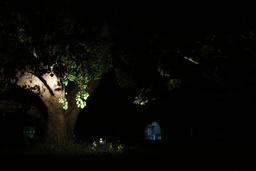
#> input picture data/image/7.jpg, 256 x 171 px, shrunk from 6000 x 4000 before the run; its folder holds only this picture in this run
$ python vfx_hw1.py
#> lines starting #> are read from the running program, lines starting #| are printed output that depends on the picture
### code/align.py
import glob
import cv2
import numpy as np
import vfx_hw1
import os

def RGBtoGray(img_rgb):
    img_gray = 0.0742*img_rgb[:, :, 0]+0.7149*img_rgb[:, :, 1]+0.2109*img_rgb[:, :, 2]
    return img_gray

# [72 lines left out: functions GraytoBinary, ExclusionBitmap, BitmapShift, GetExpShift, not called in this run]


def AlignImages(img_list):
    # [10 lines of commented-out code are left out]

    img_color_list = img_list
    img_gray_list = [RGBtoGray(curr_img) for curr_img in img_list]
    # [4 lines of commented-out code are left out]

    if len(img_color_list) <= 1:
        return img_color_list

    shift_ret = [0, 0]
    img_shifted_list = []
    img_shifted_list.append(img_color_list[0])
    # cv2.imwrite("Images/8_aligned/shifted_" + file_path_list[0].split("/")[2].split("\\")[1], img_color_list[0])
    for i in range(1, len(img_color_list)):
        shift_ret[0], shift_ret[1] = GetExpShift(img_gray_list[0], img_gray_list[i], 4)
        translation_matrix = np.float32([[1, 0, shift_ret[0]], [0, 1, shift_ret[1]]])
        shifted_img = cv2.warpAffine(img_color_list[i], translation_matrix, (img_color_list[i].shape[1], img_color_list[i].shape[0]))
        img_shifted_list.append(shifted_img.astype(np.uint8))
        # cv2.imwrite(str(img_list[i]), shifted_img)
        cv2.imwrite('align/img%02d.jpg' % i,shifted_img)

    return img_shifted_list

# my_list = AlignImages("Images/8/")
# img_list = AlignImages(img_list)

### code/HDR_alg.py
import numpy as np
class Robertson():
    # [43 lines left out: functions __init__, getE, getG, solve, not called in this run]

class Debvec():
    def __init__(self,Zij,B,Weight,N,P):
        self.A = np.zeros((N*P+254+1,256+P,3),dtype=np.float64)
        self.b = np.zeros(( self.A.shape[0],1,3),dtype=np.float64)
        self.x = np.zeros((256+P,3),dtype=np.float64)
        self.B = B
        self.Weight = Weight
        self.Zij = Zij
    def solve_svd(self,A,b):
        # print("solve")
        inv_A = np.linalg.pinv(A)
        x = np.dot(inv_A, b)
        return x.astype(np.float32)

    def solve(self):
        l=0
        for i in range(self.Zij.shape[0]):
            for j in range(self.Zij.shape[1]):
                for k in range(self.Zij.shape[2]):
                    Wij = self.Weight[self.Zij[i,j,k]]
                    self.A[l,self.Zij[i,j,k],k] = Wij
                    self.A[l,256+i,k] = -Wij
                    self.b[l,0,k] = Wij*self.B[j]
                l += 1

        self.A[l,127,:] = 1
        l += 1
        for i in range(0,254):
            self.A[l,i,:] = self.Weight[i+1]
            self.A[l,i+1,:] = -2*self.Weight[i+1]
            self.A[l,i+2,:] = self.Weight[i+1]
            l += 1
        self.x[:,0] = self.solve_svd( self.A[:,:,0],self.b[:,:,0]).squeeze()
        self.x[:,1] = self.solve_svd( self.A[:,:,1],self.b[:,:,1]).squeeze()
        self.x[:,2] = self.solve_svd( self.A[:,:,2],self.b[:,:,2]).squeeze()
        g = self.x[:256,:]
        return g

### code/vfx_hw1.py
import numpy as np
import cv2
import matplotlib.pyplot as plt
import random
from argparse import ArgumentParser
from HDR_alg import *
from align import *
import os
parse = ArgumentParser('High Dynamic Range Imaging')
parse.add_argument('--img_dir',default='../data/image',type=str,help='directory for input images')
parse.add_argument('--tone_map',default='local',type=str,choices=['global','local'],help='tone mapping algorithm')
parse.add_argument('--save_img',default=True,type=bool,help='save tone mapping image')
parse.add_argument('--save_dir',default='../readme_pic',type=str,help='dir to save img')
parse.add_argument('--plot_response',default=True,type=bool,help='plot response curve')
parse.add_argument('--show_radiance',default=True,type=bool,help='show radiance map')
parse.add_argument('--HDR_alg',default='Debvec',type=str,choices=['Robertson','Debvec'],help='HDR alogorithm')
zmin=0
zmax=255
# my_list = AlignImages("Images/8/")
args = vars(parse.parse_args())
img_name_list = [os.path.join(args['img_dir'],img_name) for img_name in os.listdir(args['img_dir']) ]
P = 256 #p個點
N = len(img_name_list) #N張影像
n = 256
global g
Zij = np.zeros((P,N,3),np.int16)#[point,pic,channel]

# B = np.array([np.log(1/3),np.log(1/8),np.log(1/25),np.log(1/40),np.log(1/100),np.log(1/250),np.log(1/400)],dtype=np.float64)
# B = np.array([np.log(2),np.log(1),np.log(0.5),np.log(0.25),np.log(1/8),np.log(1/15),np.log(1/30),np.log(1/60),np.log(1/125)
#               ,np.log(1/250),np.log(1/500),np.log(1/1000),np.log(1/2000)],dtype=np.float64)
# B = np.array([np.log(13),np.log(10),np.log(4),np.log(3.2),np.log(1),np.log(0.8),np.log(0.3),np.log(0.25),np.log(1/60)
#               ,np.log(1/80),np.log(1/320),np.log(1/400),np.log(1/1000)],dtype=np.float64)#log delta t
# B = np.array([np.log(1/0.03125),np.log(1/0.0625),np.log(1/0.125),np.log(1/0.25),np.log(1/0.5),np.log(1),np.log(1/2),np.log(1/4),np.log(1/8)
            #   ,np.log(1/16),np.log(1/32),np.log(1/64),np.log(1/128),np.log(1/256),np.log(1/512),np.log(1/1024)],dtype=np.float64)
B = np.array([np.log(8),np.log(4),np.log(2),np.log(1),np.log(0.5),np.log(0.25),np.log(0.125),np.log(0.067),np.log(0.033)],dtype=np.float64)

Weight = np.float32( [z-zmin+1 if z<(zmin+zmax)/2 else zmax-z+1 for z in range(256) ])


# [80 lines left out: functions lnE, tone_mapping_global, gaussian_blurs, tone_mapping_local, draw_radiance_map, not called in this run]

if __name__ == '__main__':
    file_path_dict = {}

    for img_name in img_name_list:
        img_number = img_name.split("/")[-1].split(".")[0].split("\\")[-1]
        file_path_dict.update({int(img_number) : img_name})
        # print(file_path_dict)
    img_name_list = [file_path_dict[img_number] for img_number in sorted(file_path_dict.keys(), reverse=False)]

    # print(img_name_list)
    img_list = [cv2.imread(i) for i in img_name_list]
#> img_list = 1 item

    rand_pick = np.random.randint(low=0,high=[img_list[0].shape[0],img_list[0].shape[1]],size = (P,2))
    img_list = AlignImages(img_list)
    print(type(img_list[0]),img_list[0].dtype)
#| <class 'numpy.ndarray'> uint8
    for i in range(len(img_list)):
        for j in range(P):
            Zij[j,i,0] = int(img_list[i][rand_pick[j,0],rand_pick[j,1],0])
            Zij[j,i,1] = int(img_list[i][rand_pick[j,0],rand_pick[j,1],1])
            Zij[j,i,2] = int(img_list[i][rand_pick[j,0],rand_pick[j,1],2])
#> this loop made 1 pass
#> after the loop, Zij = 256 rows, first 8: [0, 1, 1], [0, 1, 1], [10, 15, 16], [0, 0, 0], [0, 0, 0], [4, 6, 6], [0, 4, 3], [8, 13, 16]

    l=0
    if args['HDR_alg'] == 'Robertson':
        R = Robertson(Zij,B,Weight)
        g = R.solve()
    elif args['HDR_alg'] == 'Debvec' :
        D = Debvec(Zij,B,Weight,N,P)
#> in __init__, `self.Zij = Zij`: self.Zij has the same summary as Zij outside __init__
        g = D.solve()
#> after the loop in solve, `for i in range(self.Zij.shape[0]):`: l = 256; self.b = 511 rows, first 8: [2.08, 4.16, 4.16], [2.08, 4.16, 4.16], [22.87, 33.27, 35.35], [2.08, 2.08, 2.08], [2.08, 2.08, 2.08], [10.4, 14.56, 14.56], [2.08, 10.4, 8.32], [18.71, 29.11, 35.35]
#> in solve, `self.A[l,127,:] = 1`: self.A: shape (511, 512, 3) float64; mean of channels 0, 1, 2 0, 0, 0
#> in solve, `l += 1`: l = 257
#> after the loop in solve, `for i in range(0,254):`:
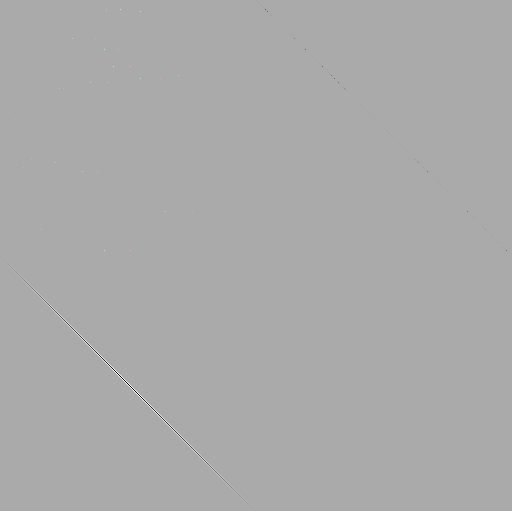
#> self.A: shape (511, 512, 3) float64; mean of channels 0, 1, 2 0, 0, 0; drawn with min black and max white
#> after the loop in solve, `for i in range(0,254):`: l = 511
#> in solve_svd, `inv_A = np.linalg.pinv(A)`:
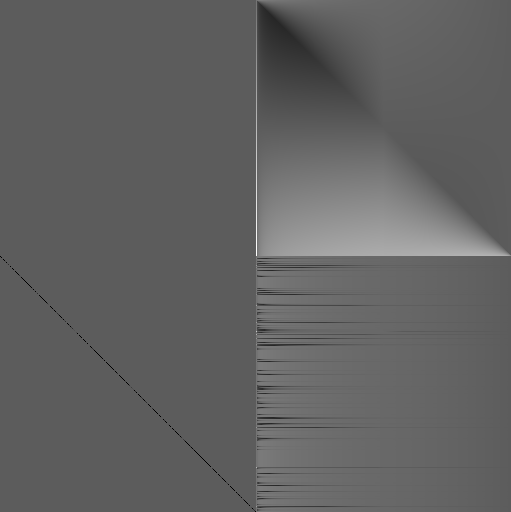
#> inv_A: shape (512, 511) float64; min -0.997, max 1.75, mean 0.0611; drawn with min black and max white
#> in solve_svd, `x = np.dot(inv_A, b)`: x = 512 values, max 1.56 at index 0, min -2.31 at index 331, mean -0.294
#> g = 256 rows, first 8: [1.56, 1.56, 1.55], [1.55, 1.54, 1.53], [1.54, 1.53, 1.52], [1.52, 1.52, 1.51], [1.51, 1.51, 1.5], [1.5, 1.49, 1.49], [1.49, 1.48, 1.47], [1.47, 1.47, 1.46]
    hdr = draw_radiance_map(img_list)
    if args['show_radiance']:
        fig = plt.figure()
        plt.subplot(131)
        plt.imshow(np.log(hdr[...,0]).astype(int), cmap="jet", origin="upper")
        plt.subplot(132)
        plt.imshow(np.log(hdr[...,1]).astype(int), cmap="jet", origin="upper")
        plt.subplot(133)
        plt.imshow(np.log(hdr[...,2]).astype(int), cmap="jet", origin="upper")
        # plt.colorbar()
        print("save")
        plt.savefig('../readme_pic/%s_%s_radiance_m.png' % (args['HDR_alg'][:3],args['tone_map']))

    if args['tone_map'] == 'global':
        out = tone_mapping_global(hdr,a=0.25,L_white=255)
    elif args['tone_map'] == 'local':
        out = tone_mapping_local(hdr)
#> in tone_mapping_local, `Lw = 0.2*hdr[:,:,2] + 0.7*hdr[:,:,1]+0.1*hdr[:,:,0]`:
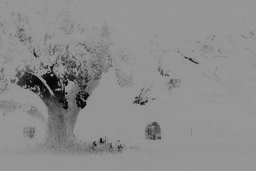
#> Lw: shape (171, 256) float32; min 0.0263, max 0.591, mean 0.552
#> in gaussian_blurs, `smax[np.where(smax == 0)] = num_s`:
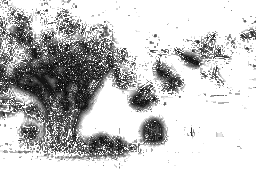
#> smax: shape (171, 256) int64; min 1, max 13, mean 10.23; drawn with min black and max white
#> in tone_mapping_local, `out[:,:,2] = Ld*hdr[:,:,2]/Lw`:
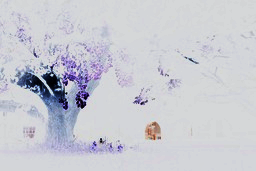
#> out: shape (171, 256, 3) float32; mean of channels 0, 1, 2 0.211, 0.203, 0.202; drawn with min black and max white
#> in tone_mapping_local, `return out.clip(0,255).astype(np.uint8)`:
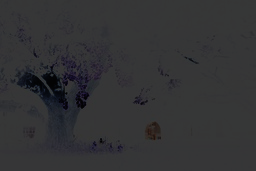
#> returned value: shape (171, 256, 3); mean of channels 0, 1, 2 53.3, 51.4, 51.1; drawn as B, G, R
    if args['save_img']:
        cv2.imwrite(os.path.join(args['save_dir'],args['HDR_alg'][:3]+'_'+args['tone_map']+'_m.png'),out)
    # lnE = np.array([x[i,:] for i in range(256,x.shape[0])])
    if args['plot_response']:
        fig = plt.figure()
        plt.subplot(131)
        plt.plot(g[:,0],color='blue')
        plt.subplot(132)
        plt.plot(g[:,1],color='green')
        plt.subplot(133)
        plt.plot(g[:,2],color='red')
        plt.savefig('../readme_pic/%s_%s_response_m.png' % (args['HDR_alg'][:3],args['tone_map']))
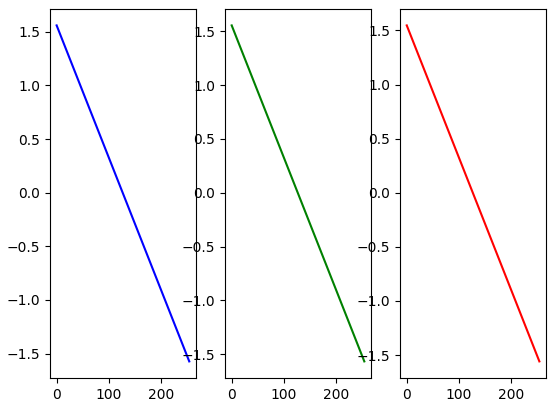
#> figure drawn by matplotlib, 3 panels; panel 1: curve peaks at x = 0, y = 1.56; panel 2: curve peaks at x = 0, y = 1.56; panel 3: curve peaks at x = 0, y = 1.55
